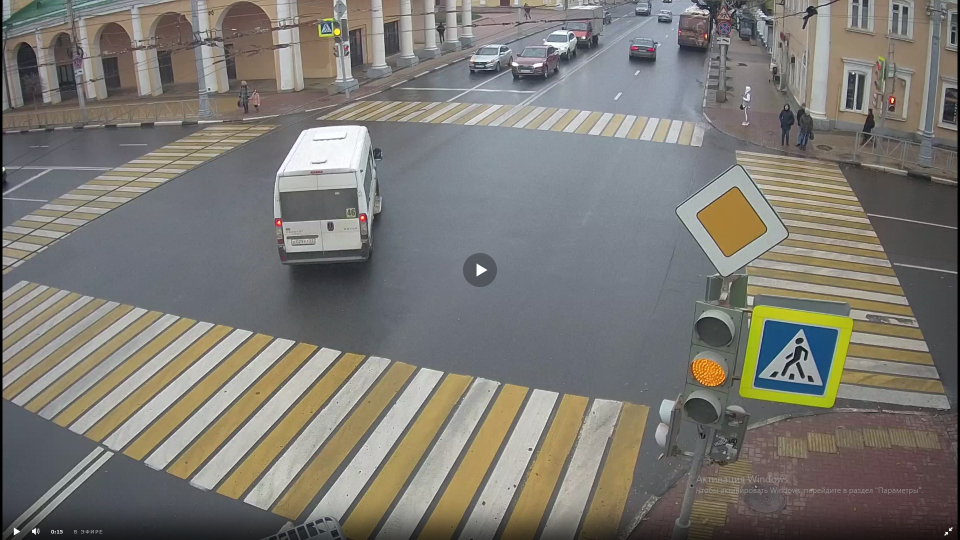
#> input picture 1.jpg, 1920 x 1080 px (shown at 1/2 size)
$ python -i Recognition.py   (imports and definitions only)
#> lines starting #> are read from the running program, lines starting #| are printed output that depends on the picture; after the words box and inside, x2 and y2 are one past the last pixel; in counts of white or black regions, pixels touching at a corner belong together
import cv2
import numpy as np
import pytesseract as ptsr
from Output import Output
from Transform import Transform
from pytesseract import Output as otpt
from collections import Counter


class Recognition():
    def GetRecognizedPics(self, image):
        classifier = cv2.CascadeClassifier('haar3.xml')
        return classifier.detectMultiScale(image)

    def GetMaxFrequencyValue(self, hierarchy):
        allValues = []
        for item in hierarchy:
            allValues.append(item[3])
        c = Counter(allValues)

        try:
            return c.most_common(1)[0][0]
        except:
            return -1

    def GetMaxArea(self, hierarchy):
        firstMax = 0
        secondMax = 0
        firstMax = self.GetMaxFrequencyValue(list(filter(lambda x: x[3] > 0, hierarchy[0])));
        #secondMax = self.GetMaxFrequencyValue(list(filter(lambda x: firstMax > x[3] and x[3] > 0, hierarchy[0])));

        return (firstMax, secondMax)

    # [10 lines left out: function GetLetters, not called in this run]

    def ExtractLetters(self, pic):
        contours, hierarchy = cv2.findContours(pic, cv2.RETR_TREE, cv2.CHAIN_APPROX_TC89_L1)
        output = pic.copy()
        firstMax, secondMax = self.GetMaxArea(hierarchy)
        letters = []

        for idx, contour in enumerate(contours):
            (x, y, w, h) = cv2.boundingRect(contour)
            if ((hierarchy[0][idx][3] == firstMax or hierarchy[0][idx][3] == secondMax) and cv2.contourArea(contour) > 30):
                cv2.rectangle(output, (x, y), (x + w, y + h), (70, 0, 0), 1)
                letter_crop = pic[y:y + h, x:x + w]
            # print(letter_crop.shape)

            # Resize letter canvas to square
                size_max = max(w, h)
                letter_square = 255 * np.ones(shape=[size_max, size_max], dtype=np.uint8)
                if w > h:
                    # Enlarge image top-bottom
                    # ------
                    # ======
                    # ------
                    y_pos = size_max//2 - h//2
                    letter_square[y_pos:y_pos + h, 0:w] = letter_crop
                elif w < h:
                    # Enlarge image left-right
                    # --||--
                    x_pos = size_max//2 - w//2
                    letter_square[0:h, x_pos:x_pos + w] = letter_crop
                else:
                    letter_square = letter_crop

                # Resize letter to 28x28 and add letter and its X-coordinate
                letters.append((x, w, cv2.resize(letter_square, (28, 28), interpolation=cv2.INTER_AREA)))
            letters.sort(key=lambda x: x[0], reverse=False)

        # [10 lines of commented-out code are left out]
        return letters

    # [47 lines left out: functions GetText, TextPrediction, GetTexts, not called in this run]

>>> import cv2
>>> picture = cv2.imread('1.jpg', cv2.IMREAD_GRAYSCALE)
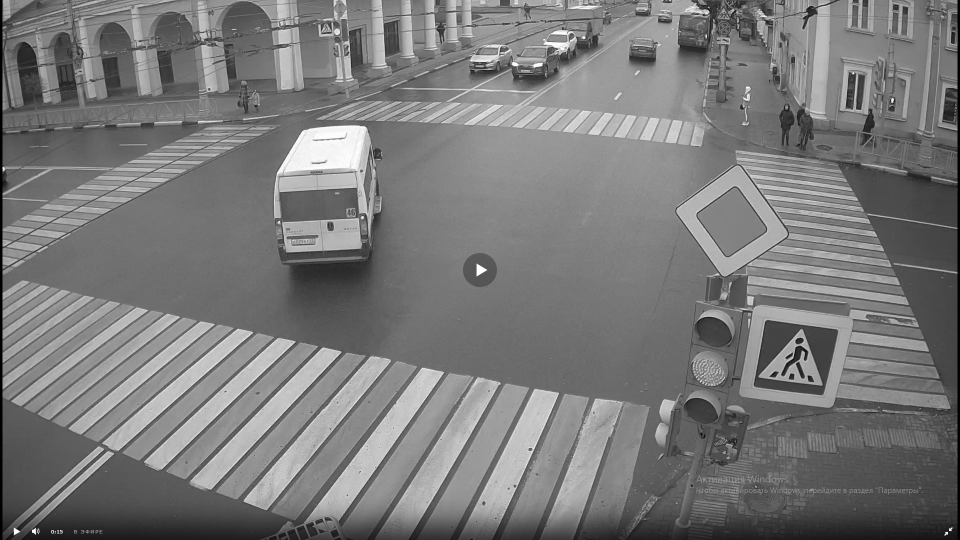
#> picture: shape (1080, 1920) (shown at 1/2 size); min 0, max 255, mean 121.2
>>> result = Recognition().ExtractLetters(picture)
#> in ExtractLetters, `contours, hierarchy = cv2.findContours(pic, cv2.RETR_TREE, cv2.CHAIN_A..`: contours = 400 contours, 397 with area under 20; largest, box (x1, y1, x2, y2) and area: (0, 0, 1920, 1080) 2061600, (1914, 73, 1918, 87) 25, (2, 206, 5, 218) 21
#> the loop in GetMaxFrequencyValue, `for item in hierarchy:` made 124 passes
#> item on passes 1 to 12: [-1, -1, -1, 214], [278, -1, -1, 276], [279, 277, -1, 276], [280, 278, -1, 276], [281, 279, -1, 276], [282, 280, -1, 276], [283, 281, -1, 276], [284, 282, -1, 276], [285, 283, -1, 276], [286, 284, -1, 276], [287, 285, -1, 276], [288, 286, -1, 276]
#> after the loop in GetMaxFrequencyValue, `for item in hierarchy:`: allValues = 124 values from 214 to 276
#> in GetMaxFrequencyValue, `c = Counter(allValues)`: c = {214: 1, 276: 123}
#> in GetMaxArea, `firstMax = self.GetMaxFrequencyValue(list(filter(lambda x: x[3] > 0, h..`: firstMax = 276
#> in ExtractLetters, `firstMax, secondMax = self.GetMaxArea(hierarchy)`: secondMax = 0
#> the loop in ExtractLetters, `for idx, contour in enumerate(contours):` made 400 passes
#> (x, y, w, h) on passes 1, 2, 7: (1917, 1079, 1, 1), (0, 1079, 1, 1), (1919, 1060, 1, 1)
#> after the loop in ExtractLetters, `for idx, contour in enumerate(contours):`: letters = []
#> result = []

$ run again, on 161.JPG
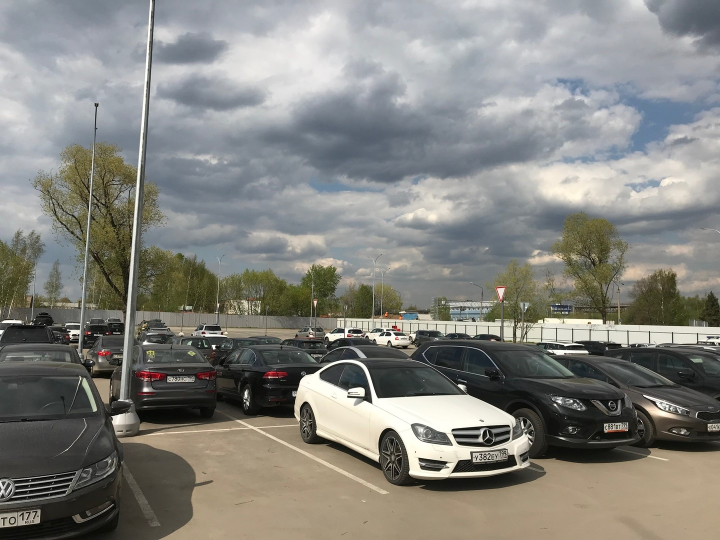
#> input picture 161.JPG, 1440 x 1080 px (shown at 1/2 size)
#> contours = 442 contours, 441 with area under 20; largest, box (x1, y1, x2, y2) and area: (0, 0, 1440, 1080) 1552681
#> in GetMaxArea, `firstMax = self.GetMaxFrequencyValue(list(filter(lambda x: x[3] > 0, h..`: firstMax = -1
#> in ExtractLetters, `firstMax, secondMax = self.GetMaxArea(hierarchy)`: secondMax = 0
#> the loop in ExtractLetters, `for idx, contour in enumerate(contours):` made 442 passes
#> (contour, x, y, w, h, size_max, y_pos) on pass 1: ([[0, 0], [0, 1079], [1439, 1079], [1439, 0]], 0, 0, 1440, 1080, 1440, 180)
#> after the loop in ExtractLetters, `for idx, contour in enumerate(contours):`:
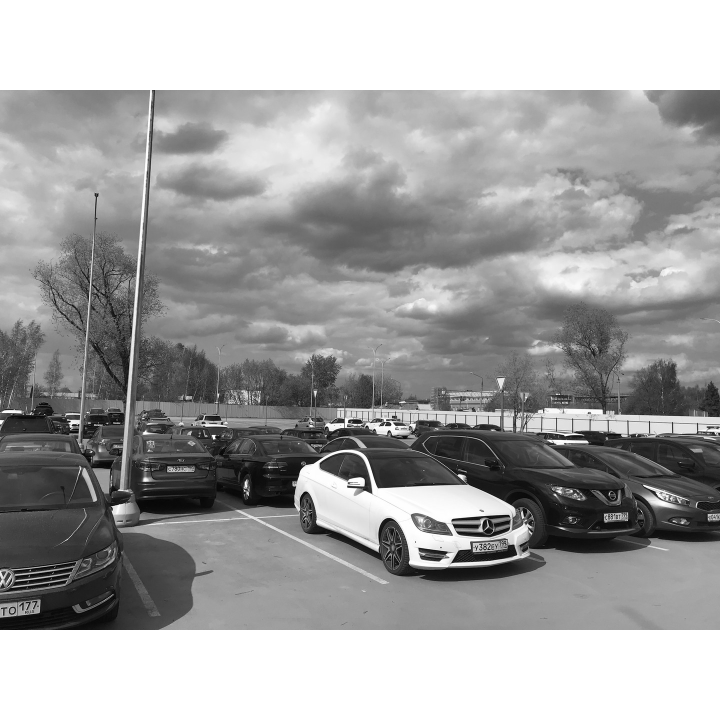
#> letter_square: shape (1440, 1440) (shown at 1/2 size); min 0, max 255, mean 162.4
#> after the loop in ExtractLetters, `for idx, contour in enumerate(contours):`:
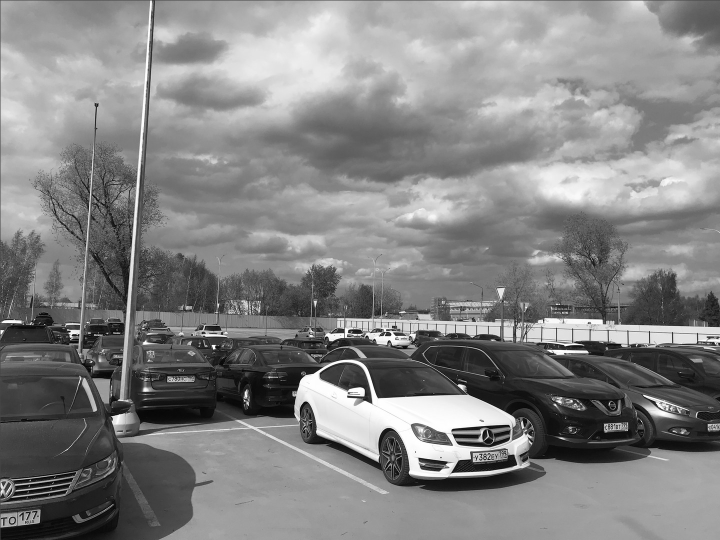
#> output: shape (1080, 1440) (shown at 1/2 size); min 0, max 255, mean 131.4
#> after the loop in ExtractLetters, `for idx, contour in enumerate(contours):`: letters = 1 item

$ run again, on 2.PNG
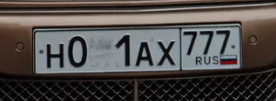
#> input picture 2.PNG, 276 x 101 px
#> contours = 244 contours, 243 with area under 20; largest, box (x1, y1, x2, y2) and area: (0, 0, 276, 101) 27259
#> in GetMaxArea, `firstMax = self.GetMaxFrequencyValue(list(filter(lambda x: x[3] > 0, h..`: firstMax = -1
#> in ExtractLetters, `firstMax, secondMax = self.GetMaxArea(hierarchy)`: secondMax = 0
#> the loop in ExtractLetters, `for idx, contour in enumerate(contours):` made 244 passes
#> (x, y, w, h, size_max, y_pos) on pass 1: (0, 0, 276, 101, 276, 88)
#> after the loop in ExtractLetters, `for idx, contour in enumerate(contours):`:
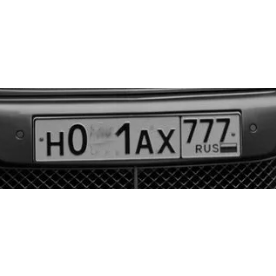
#> letter_square: shape (276, 276); min 0, max 255, mean 189.8
#> after the loop in ExtractLetters, `for idx, contour in enumerate(contours):`:
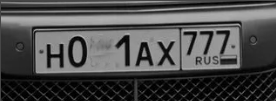
#> output: shape (101, 276); min 0, max 189, mean 76.7
#> after the loop in ExtractLetters, `for idx, contour in enumerate(contours):`: letters = 1 item
